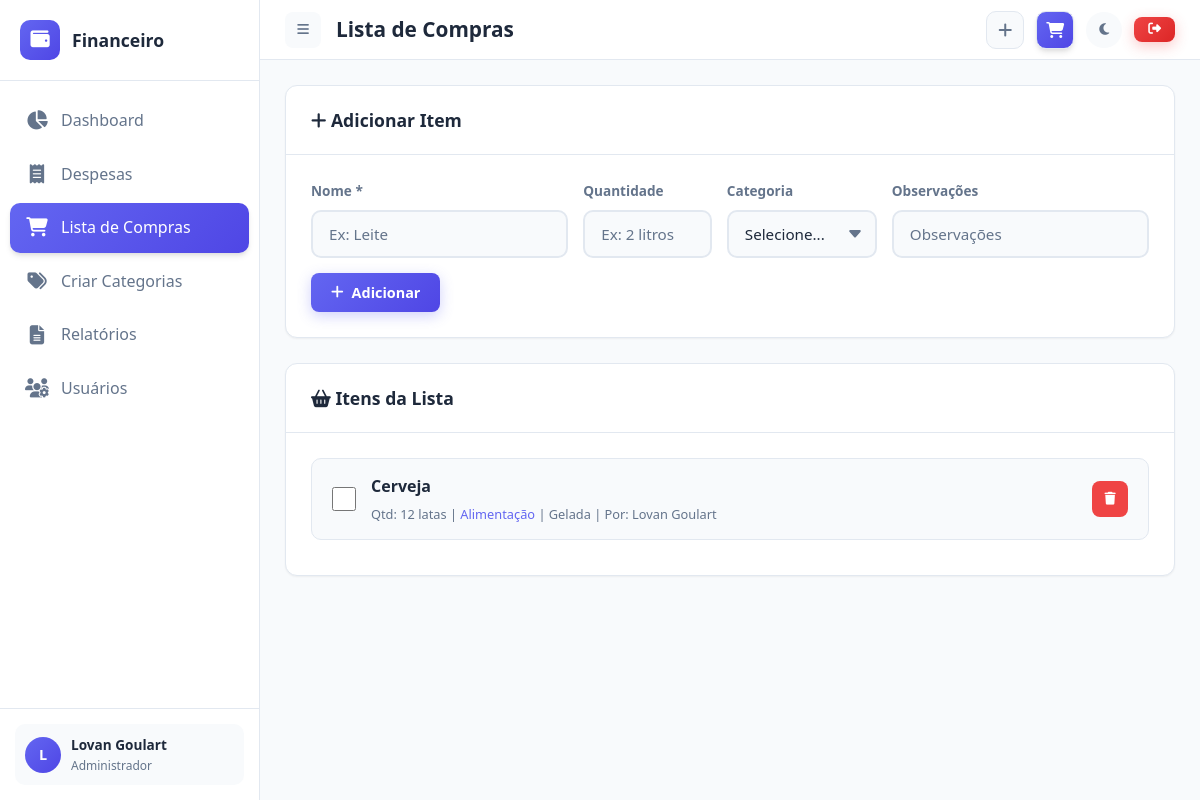
/shopping (signed in), run on the app's committed database.
### tables this page shows
CREATE TABLE users (
            id INTEGER PRIMARY KEY AUTOINCREMENT,
            username TEXT UNIQUE NOT NULL,
            name TEXT NOT NULL,
            email TEXT NOT NULL,
            password_hash TEXT NOT NULL,
            role TEXT DEFAULT 'user',
            created_at TIMESTAMP DEFAULT CURRENT_TIMESTAMP
        );

CREATE TABLE shopping_list (
            id INTEGER PRIMARY KEY AUTOINCREMENT,
            name TEXT NOT NULL,
            quantity TEXT DEFAULT '1',
            category_id INTEGER,
            notes TEXT,
            is_bought INTEGER DEFAULT 0,
            created_by INTEGER,
            created_at TIMESTAMP DEFAULT CURRENT_TIMESTAMP,
            FOREIGN KEY (category_id) REFERENCES categories(id),
            FOREIGN KEY (created_by) REFERENCES users(id)
        );

CREATE TABLE categories (
            id INTEGER PRIMARY KEY AUTOINCREMENT,
            name TEXT NOT NULL,
            icon TEXT DEFAULT 'tag',
            color TEXT DEFAULT '#6c757d',
            family_email TEXT NOT NULL,
            created_at TIMESTAMP DEFAULT CURRENT_TIMESTAMP
        );

### app.py (the view)
@app.route('/shopping')
@login_required
@family_context
def shopping(current_user, family_email, is_admin):
    conn = get_db_connection(app.config['DATABASE'])
    member_ids = get_family_member_ids(family_email)
    query = "SELECT s.*, c.name as category_name, c.color as category_color, u.name as creator_name FROM shopping_list s LEFT JOIN categories c ON s.category_id = c.id JOIN users u ON s.created_by = u.id WHERE s.created_by IN ({}) ORDER BY s.is_bought, s.created_at DESC".format(','.join('?' * len(member_ids)))
    items = conn.execute(query, tuple(member_ids)).fetchall()
    categories = conn.execute(
        'SELECT * FROM categories WHERE family_email = ? ORDER BY name',
        (family_email,)
    ).fetchall()
    conn.close()
    return render_template('shopping.html',
        current_user=current_user, is_admin=is_admin,
        items=[dict(i) for i in items],
        categories=[dict(c) for c in categories]
    )

### app.py (called while the page is built)
def login_required(f):
    @wraps(f)
    def decorated_function(*args, **kwargs):
        if 'user_id' not in session:
            flash('Por favor, faça login para acessar esta página.', 'warning')
            return redirect(url_for('login'))
        return f(*args, **kwargs)
    return decorated_function

def family_context(f):
    @wraps(f)
    def decorated_function(*args, **kwargs):
        if 'user_id' not in session:
            return redirect(url_for('login'))
        conn = get_db_connection(app.config['DATABASE'])
        user = conn.execute('SELECT * FROM users WHERE id = ?', (session['user_id'],)).fetchone()
        conn.close()
        if not user:
            session.clear()
            flash('Usuário não encontrado.', 'danger')
            return redirect(url_for('login'))
        kwargs['current_user'] = dict(user)
        kwargs['family_email'] = user['email']
        kwargs['is_admin'] = user['role'] == 'admin'
        return f(*args, **kwargs)
    return decorated_function

def get_family_members(family_email):
    conn = get_db_connection(app.config['DATABASE'])
    members = conn.execute(
        'SELECT id, username, name, role FROM users WHERE email = ? ORDER BY created_at',
        (family_email,)
    ).fetchall()
    conn.close()
    return [dict(m) for m in members]

def get_family_member_ids(family_email):
    members = get_family_members(family_email)
    return [m['id'] for m in members]

### models/database.py (called while the page is built)
def get_db_connection(db_path):
    conn = sqlite3.connect(db_path)
    conn.row_factory = sqlite3.Row
    return conn

### templates/shopping.html (shortened to what this page needs)
{% extends "base.html" %}
{% block page_title %}Lista de Compras{% endblock %}
{% block content %}
<div class="card" style="margin-bottom: 25px;">
    <div class="card-header">
        <span class="card-title"><i class="fas fa-plus"></i> Adicionar Item</span>
    </div>
    <div class="card-body">
        <form method="POST"
              action="{{ url_for('add_shopping_item') }}"
              style="display: flex; flex-wrap: wrap; gap: 15px; align-items: end;">
            <div class="form-group" style="flex: 2; min-width: 200px; margin-bottom: 0;">
                <label class="form-label">Nome *</label>
                <input type="text" name="name" class="form-control" placeholder="Ex: Leite" required>
            </div>
            <div class="form-group" style="flex: 1; min-width: 120px; margin-bottom: 0;">
                <label class="form-label">Quantidade</label>
                <input type="text" name="quantity" class="form-control" placeholder="Ex: 2 litros">
            </div>
            <div class="form-group" style="flex: 1; min-width: 150px; margin-bottom: 0;">
                <label class="form-label">Categoria</label>
                <select name="category_id" class="form-control">
                    <option value="">Selecione...</option>
                </select>
            </div>
            <div class="form-group" style="flex: 2; min-width: 200px; margin-bottom: 0;">
                <label class="form-label">Observações</label>
                <input type="text" name="notes" class="form-control" placeholder="Observações">
            </div>
            <button type="submit" class="btn btn-primary">
                <i class="fas fa-plus"></i> Adicionar
            </button>
        </form>
    </div>
</div>
<div class="card">
    <div class="card-header">
        <span class="card-title"><i class="fas fa-shopping-basket"></i> Itens da Lista</span>
    </div>
    <div class="card-body">
        {% for item in items %}
        <div class="shopping-item {% if item.is_bought %}bought{% endif %}" id="item-{{ item.id }}">
            <input type="checkbox" class="shopping-checkbox" data-id="{{ item.id }}" {% if item.is_bought %}checked{% endif %}>
            <div class="shopping-info">
                <div class="shopping-name">{{ item.name }}</div>
                <div class="shopping-meta">
                    {% if item.quantity %}Qtd: {{ item.quantity }}{% endif %}
                    {% if item.category_name %}|
                    <span style="color: {{ item.category_color }}">{{ item.category_name }}</span>{% endif %}
                    {% if item.notes %}| {{ item.notes }}{% endif %}
                    | Por: {{ item.creator_name }}
                </div>
            </div>
            <div class="shopping-actions">
                <form method="POST"
                      action="{{ url_for('delete_shopping_item', id=item.id) }}"
                      data-confirm="Remover este item?"
                      style="display: inline;">
                <button type="submit"
                        class="btn btn-sm btn-icon"
                        style="background: var(--danger); color: white;"
                        title="Remover">
                            <i class="fas fa-trash"></i>
                </button>
                </form>
            </div>
        </div>
        {% else %}
        <div style="text-align: center; color: var(--gray); padding: 50px;">
            <i class="fas fa-shopping-basket" style="font-size: 3rem; margin-bottom: 15px; display: block;"></i>
            <p>Lista de compras vazia.</p>
            <p style="font-size: 0.9rem; margin-top: 10px;">Adicione itens acima para começar.</p>
        </div>
        {% endfor %}
    </div>
</div>
{% endblock %}

### templates/base.html (shortened to what this page needs)
<!DOCTYPE html>
<html lang="pt-BR" data-theme="light">
<head>
    <link rel="stylesheet" href="https://cdnjs.cloudflare.com/ajax/libs/font-awesome/6.5.1/css/all.min.css">
    <link rel="stylesheet" href="{{ url_for('static', filename='css/style.css') }}">
</head>
<body>
    {% if session.user_id %}
    <div class="app-layout">
        <aside class="sidebar">
            <div class="sidebar-header">
                <div class="sidebar-logo">
                    <i class="fas fa-wallet"></i>
                </div>
                <span class="sidebar-brand">Financeiro</span>
            </div>
            <ul class="sidebar-nav">
                <li>
                    <a href="{{ url_for('dashboard') }}" class="{% if request.endpoint == 'dashboard' %}active{% endif %}">
                        <i class="fas fa-chart-pie"></i>
                        <span>Dashboard</span>
                    </a>
                </li>
                <li>
                    <a href="{{ url_for('expenses') }}" class="{% if request.endpoint in ['expenses', 'add_expense', 'edit_expense'] %}active{% endif %}">
                        <i class="fas fa-receipt"></i>
                        <span>Despesas</span>
                    </a>
                </li>
                <li>
                    <a href="{{ url_for('shopping') }}" class="{% if request.endpoint in ['shopping'] %}active{% endif %}">
                        <i class="fas fa-shopping-cart"></i>
                        <span>Lista de Compras</span>
                    </a>
                </li>
                <li>
                    <a href="{{ url_for('categories') }}" class="{% if request.endpoint in ['categories'] %}active{% endif %}">
                        <i class="fas fa-tags"></i>
                        <span>Criar Categorias</span>
                    </a>
                </li>
                <li>
                    <a href="{{ url_for('reports') }}" class="{% if request.endpoint in ['reports'] %}active{% endif %}">
                        <i class="fas fa-file-alt"></i>
                        <span>Relatórios</span>
                    </a>
                </li>
                {% if is_admin %}
                <li>
                    <a href="{{ url_for('admin_users') }}" class="{% if request.endpoint in ['admin_users'] %}active{% endif %}">
                        <i class="fas fa-users-cog"></i>
                        <span>Usuários</span>
                    </a>
                </li>
                {% endif %}
            </ul>
            <div class="sidebar-footer">
                <div class="user-info">
                    <div class="user-avatar">{{ current_user.name[0]|upper }}</div>
                    <div class="user-details">
                        <div class="user-name">{{ current_user.name }}</div>
                        <div class="user-role">{{ 'Administrador' if is_admin else 'Usuario' }}</div>
                    </div>
                </div>
            </div>
        </aside>
        <main class="main-content">
            <header class="top-header">
                <div class="header-left">
                    <button class="menu-toggle" type="button">
                        <i class="fas fa-bars"></i>
                    </button>
                    <h1 class="page-title">{% block page_title %}Dashboard{% endblock %}</h1>
                </div>
                <div class="header-right">
    <a href="{{ url_for('add_expense') }}"
       class="header-icon {% if request.endpoint in ['add_expense'] %}active{% endif %}"
       title="Adicionar despesa">
        <i class="fas fa-plus"></i>
    </a>
    <a href="{{ url_for('shopping') }}"
       class="header-icon {% if request.endpoint in ['shopping'] %}active{% endif %}"
       title="Lista de compras">
        <i class="fas fa-shopping-cart"></i>
    </a>
    <button class="theme-toggle" type="button" title="Alternar tema">
        <i class="fas fa-moon"></i>
    </button>
    <a href="{{ url_for('logout') }}" class="btn btn-sm btn-danger" title="Sair">
        <i class="fas fa-sign-out-alt"></i>
    </a>
</div>
            </header>
            <div class="content-area">
                {% block content %}{% endblock %}
            </div>
        </main>
    </div>
    {% else %}
        {% block auth_content %}{% endblock %}
    {% endif %}
</body>
</html>

### data on the page
users: name "L", name "Lovan Goulart"
shopping_list: name "Cerveja", quantity "12 latas", category_name "Alimentação", notes "Gelada", creator_name "Lovan Goulart"

### other printed values
{{ 'Administrador' if is_admin else 'Usuario' }} "Administrador"
